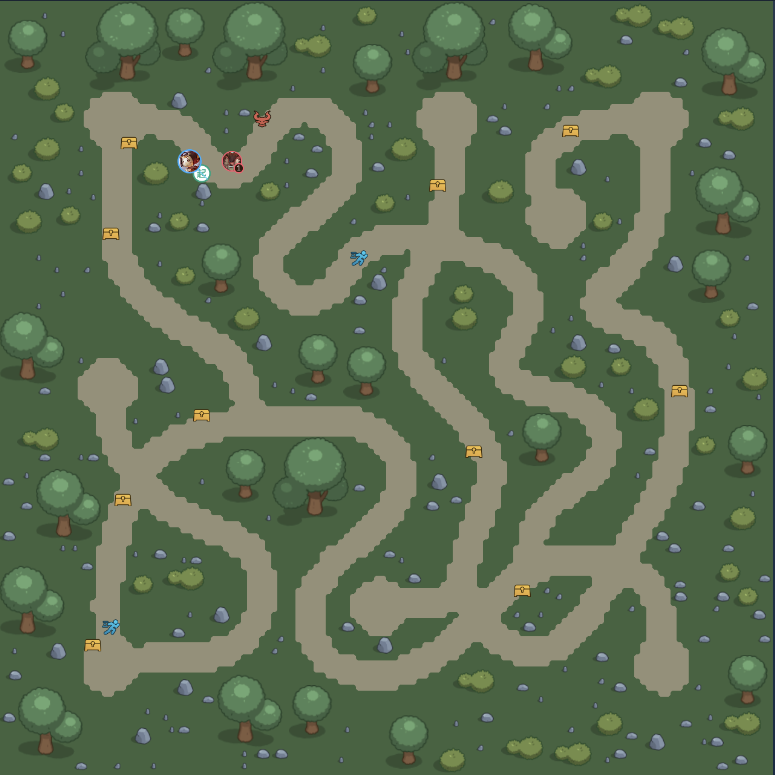
#> input picture 地图/地图源文件/地图1.png, 775 x 775 px
$ python image5_to_01_matrix.py
#> lines starting #> are read from the running program, lines starting #| are printed output that depends on the picture; after the words box and inside, x2 and y2 are one past the last pixel; in counts of white or black regions, pixels touching at a corner belong together
#python -u
# -*- coding: utf-8 -*-

import argparse
from pathlib import Path

import numpy as np
from PIL import Image

base = Path(__file__).resolve().parents[0]

def is_green_pixel(rgb: np.ndarray, *, g_min: int, delta_rg: int, delta_bg: int) -> np.ndarray:
    """Return boolean mask of pixels considered 'green'.

    A pixel is green if:
      - G >= g_min
      - G - R >= delta_rg
      - G - B >= delta_bg

    rgb: uint8 array with shape (..., 3)
    """
    r = rgb[..., 0].astype(np.int16)
    g = rgb[..., 1].astype(np.int16)
    b = rgb[..., 2].astype(np.int16)
    return (g >= g_min) & ((g - r) >= delta_rg) & ((g - b) >= delta_bg)


# [46 lines left out: functions _dominant_color_from_ref_image, _match_any_color, not called in this run]


def image_to_green_majority_matrix(
    image_path: Path,
    *,
    out_size: int = 128,
    green_ratio_threshold: float = 0.5,
    g_min: int = 80,
    delta_rg: int = 20,
    delta_bg: int = 20,
    zero_ref_paths: list[Path] | None = None,
    zero_ratio_threshold: float = 0.5,
    zero_max_dist: float = 35.0,
) -> np.ndarray:
    img = Image.open(image_path).convert("RGB")
    w, h = img.size

    # patch_size is defined as width/out_size; height is handled proportionally via boundaries.
    patch_w = w / out_size
    patch_h = h / out_size

    rgb = np.asarray(img, dtype=np.uint8)  # [H, W, 3]
    mat = np.zeros((out_size, out_size), dtype=np.uint8)

    zero_colors = np.zeros((0, 3), dtype=np.uint8)
    if zero_ref_paths:
        zero_colors = np.stack([
            _dominant_color_from_ref_image(p) for p in zero_ref_paths
        ], axis=0)

    # Use boundary arrays to avoid accumulated float error.
    x_edges = np.rint(np.linspace(0, w, out_size + 1)).astype(int)
    y_edges = np.rint(np.linspace(0, h, out_size + 1)).astype(int)

    # Ensure edges are within bounds and monotonic.
    x_edges[0], x_edges[-1] = 0, w
    y_edges[0], y_edges[-1] = 0, h

    for i in range(out_size):
        y0, y1 = y_edges[i], y_edges[i + 1]
        if y1 <= y0:
            y1 = min(h, y0 + 1)
        for j in range(out_size):
            x0, x1 = x_edges[j], x_edges[j + 1]
            if x1 <= x0:
                x1 = min(w, x0 + 1)

            patch = rgb[y0:y1, x0:x1, :]
            if patch.size == 0:
                mat[i, j] = 0
                continue

            if zero_colors.size > 0:
                zero_mask = _match_any_color(patch, zero_colors, max_dist=zero_max_dist)
                zero_ratio = float(np.mean(zero_mask))
                mat[i, j] = 0 if zero_ratio >= zero_ratio_threshold else 1
            else:
                green_mask = is_green_pixel(patch, g_min=g_min, delta_rg=delta_rg, delta_bg=delta_bg)
                green_ratio = float(np.mean(green_mask))
                mat[i, j] = 1 if green_ratio >= green_ratio_threshold else 0

    # Keep patch_size concept documented via computed values (not otherwise required)
    _ = (patch_w, patch_h)
    return mat


def save_matrix_txt(mat: np.ndarray, out_path: Path) -> None:
    out_path.parent.mkdir(parents=True, exist_ok=True)
    with out_path.open("w", encoding="utf-8") as f:
        for row in mat:
            f.write(" ".join(str(int(v)) for v in row))
            f.write("\n")


def main(num) -> None:
#> called with num = 1
    parser = argparse.ArgumentParser(
        description=(
            "将图片转换为128x128的0/1矩阵 "
            "如果提供了zero_ref参数 标注为0 "
            "如果绿色多就是1"
        )
    )
    path_int = base / "地图" / "地图源文件" / f"地图{i}.png"
    path_out = base / "地图" / "tensorImg" / f"image_{i}.csv"
    parser.add_argument("--image", type=str,default=path_int, help="输入图片的路径")#--是可以选择的
    parser.add_argument("--out", type=str, default=path_out, help="输出路径为地图里面的tensoring")
    parser.add_argument("--size", type=int, default=128, help="输出矩阵的大小 128默认")
    parser.add_argument(
        "--green_ratio",
        type=float,
        default=0.5,
        help="如果绿色格子大于0.5占比就记为1",
    )
    parser.add_argument("--g_min", type=int, default=80, help="Minimum G channel to be considered green")
    parser.add_argument("--delta_rg", type=int, default=20, help="Minimum (G-R) to be considered green")
    parser.add_argument("--delta_bg", type=int, default=20, help="Minimum (G-B) to be considered green")
    #?
    parser.add_argument(
        "--zero_ref",
        type=str,
        action="append",
        default=[],
        help=(
            "Reference image path whose dominant (non-transparent) color should be treated as 0. "
            "Can be specified multiple times. If provided, green-based mode is disabled."
        ),
    )
    parser.add_argument(
        "--zero_ratio",
        type=float,
        default=0.5,
        help="If ratio of pixels matching any --zero_ref color in a patch >= this => patch is 0 (default: 0.5)",
    )
    parser.add_argument(
        "--zero_max_dist",
        type=float,
        default=35.0,
        help="Max Euclidean RGB distance to consider a pixel matching a --zero_ref color (default: 35)",
    )

    args = parser.parse_args()
    #改这里
    image_path = Path(args.image).expanduser().resolve()
    if not image_path.exists():
        raise FileNotFoundError(f"Input image not found: {image_path}")

    out_path = Path(args.out).expanduser()
    if not out_path.is_absolute():
        # Default output relative to Desktop if user runs from elsewhere
        # (keeps behavior predictable when double-click running).
        out_path = Path.home() / "Desktop" / out_path
    #自动把路径里的 ~（波浪号）换成你电脑的「用户主目录」
    zero_ref_paths = [Path(p).expanduser().resolve() for p in (args.zero_ref or [])]
    for p in zero_ref_paths:
        if not p.exists():
            raise FileNotFoundError(f"--zero_ref image not found: {p}")

    mat = image_to_green_majority_matrix(
        image_path,
        out_size=args.size,
        green_ratio_threshold=args.green_ratio,
        g_min=args.g_min,
        delta_rg=args.delta_rg,
        delta_bg=args.delta_bg,
        zero_ref_paths=zero_ref_paths if zero_ref_paths else None,
        zero_ratio_threshold=args.zero_ratio,
        zero_max_dist=args.zero_max_dist,
    )
#> in image_to_green_majority_matrix, img is the input picture: PIL image 775x775 RGB; mean R, G, B 93.6, 110.9, 81.8
#> after the loop in image_to_green_majority_matrix, `for i in range(out_size):`:
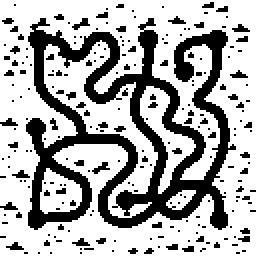
#> mat: shape (128, 128) (shown 2 times larger); values 0 (black) and 1 (white), 68.4% white; 229 black regions (219 under 20 px), largest, box (x1, y1, x2, y2) and area: (13, 9, 118, 115) 4144, (36, 9, 45, 15) 24, (46, 81, 55, 87) 24
    save_matrix_txt(mat, out_path)
#> the loop in save_matrix_txt, `for row in mat:` made 128 passes

    # Print a small preview
    print(f"Input: {image_path}")
    print(f"Output: {out_path}")
    print(f"Matrix shape: {mat.shape}")
#| Matrix shape: (128, 128)
    print("Preview (top-left 10x10):")
    print(mat[:10, :10])
#| [[1 1 1 1 1 1 1 1 1 1]
#|  [1 1 1 1 1 1 1 1 1 1]
#|  [1 1 1 1 1 1 1 0 1 1]
#|  [1 1 1 1 1 1 1 1 1 1]
#|  [1 1 1 1 1 1 1 1 1 1]
#|  [1 1 1 1 1 1 1 1 1 1]
#|  [1 1 1 1 1 1 1 1 1 1]
#|  [1 1 1 1 1 1 1 1 1 1]
#|  [1 1 1 1 1 1 1 1 1 1]
#|  [1 1 1 0 0 0 1 1 1 1]]


if __name__ == "__main__":
    for i in range(1,11):
#> (the run stopped early here; a loop or call above may not have finished)
